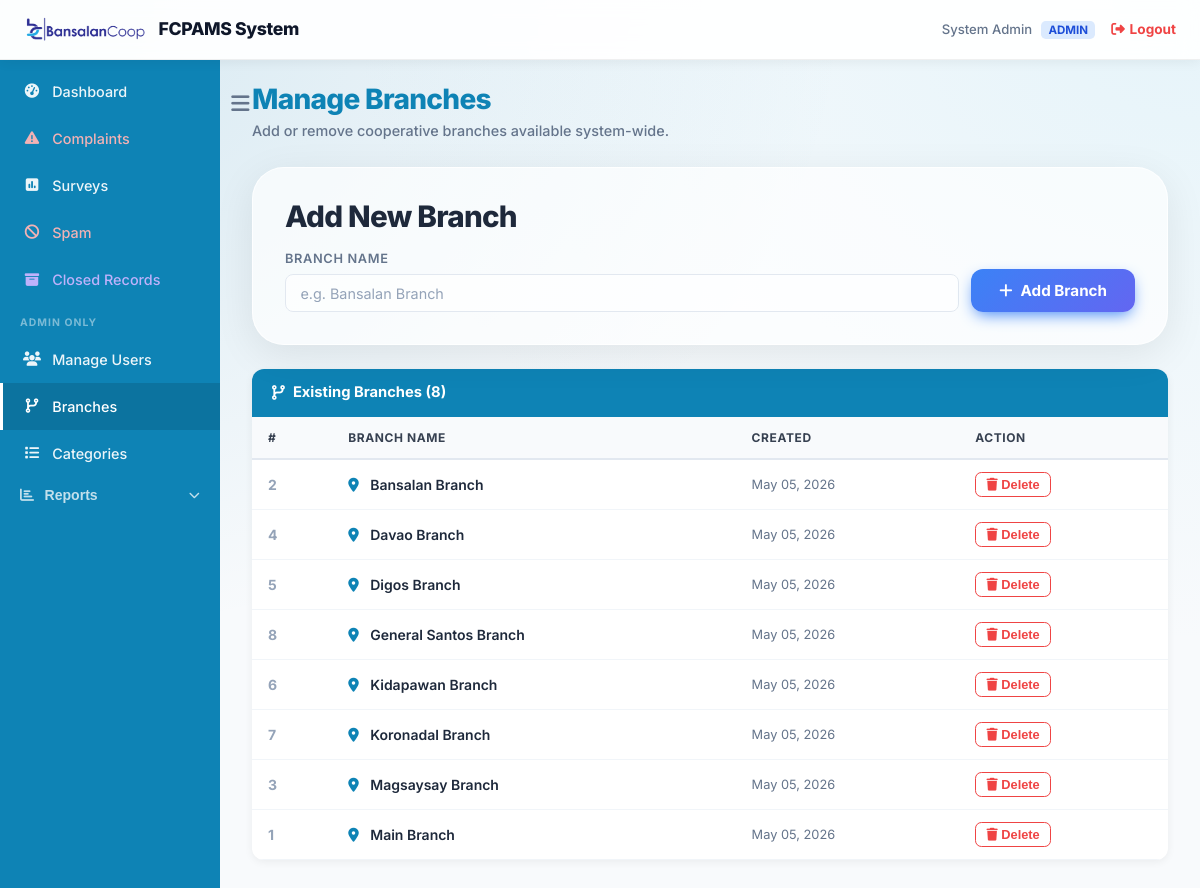
/admin/branches.php (signed in), run on the app's committed database.
### tables this page shows
CREATE TABLE IF NOT EXISTS branches (
    id INT AUTO_INCREMENT PRIMARY KEY,
    name VARCHAR(100) NOT NULL UNIQUE,
    created_at TIMESTAMP DEFAULT CURRENT_TIMESTAMP
);

### admin/branches.php (the view, shortened to what this page needs)
<?php
require_once '../config/db.php';
$branches = $conn->query("SELECT * FROM branches ORDER BY name");
include '../includes/admin_header.php';
include '../includes/admin_sidebar.php';
?>
<div class="fade-in">
    <div style="margin-bottom:1.5rem;">
        <h1 style="font-size:1.75rem;color:#0e83b5;margin-bottom:0.25rem;">Manage Branches</h1>
        <p style="color:#64748b;font-size:0.9rem;">Add or remove cooperative branches available system-wide.</p>
    </div>
    <div class="glass-card" style="margin-bottom:1.5rem;">
        <h3 style="margin-bottom:1rem;color:#1e293b;">Add New Branch</h3>
        <form method="POST" style="display:flex;gap:0.75rem;align-items:flex-end;flex-wrap:wrap;">
            <div style="flex:1;min-width:200px;">
                <label style="display:block;font-size:0.8rem;font-weight:600;color:#64748b;margin-bottom:0.3rem;text-transform:uppercase;letter-spacing:0.05em;">Branch Name</label>
                <input type="text" name="name" class="form-input" required placeholder="e.g. Bansalan Branch" style="width:100%;padding:0.6rem 0.9rem;border:1px solid #e2e8f0;border-radius:0.5rem;font-size:0.9rem;">
            </div>
            <button type="submit" class="btn btn-primary" style="white-space:nowrap;">
                <i class="fas fa-plus"></i> Add Branch
            </button>
        </form>
    </div>
    <div class="admin-table-wrapper">
        <div class="admin-table-header">
            <i class="fas fa-code-branch"></i> Existing Branches (<?php echo $branches->num_rows; ?>)
        </div>
        <table class="admin-table">
            <thead>
                <tr>
                    <th>#</th>
                    <th>Branch Name</th>
                    <th>Created</th>
                    <th>Action</th>
                </tr>
            </thead>
            <tbody>
            <?php if ($branches->num_rows > 0): ?>
                <?php while ($b = $branches->fetch_assoc()): ?>
                <tr>
                    <td style="color:#94a3b8;font-weight:700;"><?php echo $b['id']; ?></td>
                    <td style="font-weight:600;">
                        <i class="fas fa-map-marker-alt" style="color:#0e83b5;margin-right:0.5rem;"></i>
                        <?php echo htmlspecialchars($b['name']); ?>
                    </td>
                    <td style="font-size:0.8rem;color:#64748b;"><?php echo date('M d, Y', strtotime($b['created_at'])); ?></td>
                    <td>
                        <form method="POST" style="display:inline;" onsubmit="return confirm('Delete branch \'<?php echo htmlspecialchars(addslashes($b['name'])); ?>\'? Users assigned to this branch will be unassigned.');">
                            <button type="submit" style="background:transparent;color:#ef4444;border:1px solid #ef4444;border-radius:0.4rem;padding:0.25rem 0.65rem;font-size:0.8rem;cursor:pointer;font-weight:600;">
                                <i class="fas fa-trash"></i> Delete
                            </button>
                        </form>
                    </td>
                </tr>
                <?php endwhile; ?>
            <?php else: ?>
                <tr><td colspan="4" style="text-align:center;padding:2rem;color:#94a3b8;">No branches yet. Add one above.</td></tr>
            <?php endif; ?>
            </tbody>
        </table>
    </div>
</div>
<?php include '../includes/admin_footer.php'; ?>

### includes/admin_header.php (shortened to what this page needs)
<!DOCTYPE html>
<html lang="en">
<head>
    <link rel="stylesheet" href="<?php echo BASE_URL; ?>assets/css/main.css">
    <link rel="stylesheet" href="https://cdnjs.cloudflare.com/ajax/libs/font-awesome/6.4.0/css/all.min.css">
</head>
<body>
<div class="admin-wrapper">
    <header class="admin-header">
        <div style="display:flex;align-items:center;gap:0.75rem;">
            <?php if (file_exists($_SERVER['DOCUMENT_ROOT'] . BASE_URL . 'images/bclogo.png')): ?>
            <img src="<?php echo BASE_URL; ?>images/bclogo.png" alt="FCPAMS Logo" style="height:34px;">
            <?php else: ?>
            <div style="width:34px;height:34px;background:linear-gradient(135deg,#0e83b5,#3b82f6);border-radius:0.5rem;display:flex;align-items:center;justify-content:center;color:white;font-weight:800;font-size:0.85rem;">FC</div>
            <?php endif; ?>
            <span style="font-weight:800;font-size:1.1rem;color:#0f172a;letter-spacing:-0.02em;">FCPAMS System</span>
        </div>
        <div style="display:flex;align-items:center;gap:1rem;">
            <span style="font-size:0.82rem;color:#64748b;font-weight:500;">
                <?php echo htmlspecialchars($_SESSION['name'] ?? ''); ?>
                <span style="background:<?php echo ($_SESSION['role']??'')==='ADMIN'?'#dbeafe':'#dcfce7'; ?>;color:<?php echo ($_SESSION['role']??'')==='ADMIN'?'#1d4ed8':'#166534'; ?>;padding:0.1rem 0.45rem;border-radius:0.3rem;font-size:0.72rem;font-weight:700;margin-left:0.35rem;"><?php echo htmlspecialchars($_SESSION['role'] ?? ''); ?></span>
            </span>
            <a href="<?php echo BASE_URL; ?>logout.php" style="color:#ef4444;font-weight:700;font-size:0.85rem;display:flex;align-items:center;gap:0.3rem;text-decoration:none;">
                <i class="fas fa-sign-out-alt"></i> Logout
            </a>
        </div>
    </header>
    <div class="admin-body">

### includes/admin_sidebar.php (shortened to what this page needs)
<?php
$current_page = basename($_SERVER['PHP_SELF']);
$is_admin = isset($_SESSION['role']) && $_SESSION['role'] === 'ADMIN';
?>
<nav class="admin-sidebar" id="admin-sidebar">
    <a href="<?php echo BASE_URL; ?>admin/dashboard.php" class="admin-nav-link <?php echo $current_page === 'dashboard.php' ? 'active' : ''; ?>">
        <i class="fas fa-tachometer-alt"></i> Dashboard
    </a>
    <a href="<?php echo BASE_URL; ?>admin/complaints.php" class="admin-nav-link <?php echo $current_page === 'complaints.php' ? 'active' : ''; ?>" style="color:rgba(255,180,180,0.95) !important;">
        <i class="fas fa-exclamation-triangle"></i> Complaints
    </a>
    <a href="<?php echo BASE_URL; ?>admin/surveys.php" class="admin-nav-link <?php echo $current_page === 'surveys.php' ? 'active' : ''; ?>">
        <i class="fas fa-poll"></i> Surveys
    </a>
    <a href="<?php echo BASE_URL; ?>admin/spam.php" class="admin-nav-link <?php echo $current_page === 'spam.php' ? 'active' : ''; ?>" style="color:rgba(255,180,180,0.95) !important;">
        <i class="fas fa-ban"></i> Spam
    </a>
    <a href="<?php echo BASE_URL; ?>admin/closed.php" class="admin-nav-link <?php echo $current_page === 'closed.php' ? 'active' : ''; ?>" style="color:rgba(200,180,255,0.95) !important;">
        <i class="fas fa-archive"></i> Closed Records
    </a>
    <?php if ($is_admin): ?>
    <div style="padding:0.75rem 1.25rem 0.25rem;font-size:0.65rem;text-transform:uppercase;letter-spacing:0.1em;color:rgba(255,255,255,0.45);font-weight:700;">Admin Only</div>
    <a href="<?php echo BASE_URL; ?>admin/users.php" class="admin-nav-link <?php echo $current_page === 'users.php' ? 'active' : ''; ?>">
        <i class="fas fa-users"></i> Manage Users
    </a>
    <a href="<?php echo BASE_URL; ?>admin/branches.php" class="admin-nav-link <?php echo $current_page === 'branches.php' ? 'active' : ''; ?>">
        <i class="fas fa-code-branch"></i> Branches
    </a>
    <a href="<?php echo BASE_URL; ?>admin/dropdowns.php" class="admin-nav-link <?php echo $current_page === 'dropdowns.php' ? 'active' : ''; ?>">
        <i class="fas fa-list"></i> Categories
    </a>
    <?php
    $report_pages = ['report_submissions.php','report_complaints.php','report_surveys.php'];
    $on_report = in_array($current_page, $report_pages);
    ?>
    <div class="nav-group">
        <button onclick="toggleReportsMenu()" id="reports-toggle"
            style="width:100%;display:flex;align-items:center;gap:0.65rem;padding:0.6rem 1.25rem;background:<?php echo $on_report?'rgba(255,255,255,0.12)':'transparent';?>;border:none;color:<?php echo $on_report?'#fff':'rgba(255,255,255,0.75)';?>;font-size:0.88rem;font-weight:600;cursor:pointer;border-radius:0.5rem;text-align:left;transition:background 0.2s,color 0.2s;"
            onmouseover="this.style.background='rgba(255,255,255,0.12)';this.style.color='#fff'"
            onmouseout="if(!window._rptOpen){this.style.background='<?php echo $on_report?'rgba(255,255,255,0.12)':'transparent';?>';this.style.color='<?php echo $on_report?'#fff':'rgba(255,255,255,0.75)';?>';}">
            <i class="fas fa-chart-bar"></i>
            <span style="flex:1;">Reports</span>
            <i class="fas fa-chevron-down" id="reports-chevron" style="font-size:0.7rem;transition:transform 0.25s;<?php echo $on_report?'transform:rotate(180deg)':'';?>"></i>
        </button>
    </div>
    <?php endif; ?>
</nav>
<main class="admin-content" style="position: relative;">
    <button onclick="toggleAdminNav()" style="position: absolute; top: 1.8rem; left: 0.2rem; background: transparent; border: none; color: #64748b; font-size: 1.3rem; cursor: pointer; z-index: 10; padding: 0.2rem 0.5rem; transition: color 0.2s;" onmouseover="this.style.color='#0e83b5'" onmouseout="this.style.color='#64748b'" title="Toggle Sidebar">
        <i class="fas fa-bars"></i>
    </button>

### includes/admin_footer.php
    </main>
    </div>
</div>
</body>
</html>

### data on the page
branches: id "2", name "Bansalan Branch", created_at "May 05, 2026"
branches: id "4", name "Davao Branch", created_at "May 05, 2026"
branches: id "5", name "Digos Branch", created_at "May 05, 2026"
branches: id "8", name "General Santos Branch", created_at "May 05, 2026"
branches: id "6", name "Kidapawan Branch", created_at "May 05, 2026"
branches: id "7", name "Koronadal Branch", created_at "May 05, 2026"
branches: id "3", name "Magsaysay Branch", created_at "May 05, 2026"
branches: id "1", name "Main Branch", created_at "May 05, 2026"

### other printed values
$_SESSION['name'] "System Admin"
$_SESSION['role'] "ADMIN"
$branches->num_rows "8"
